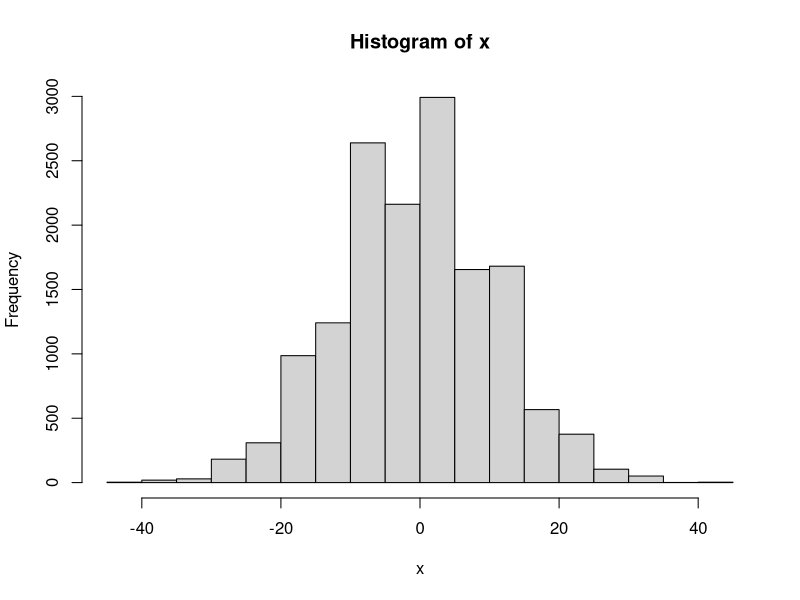

Reproduce this figure in R.
set.seed(96859)
x <- 125 - 2 * rbinom(15000, 125, 0.5)
mean(x)
sd(x)
hist(x)
sum(abs(x)>=23)/15000

pbinom(51, 125, 0.5) # one sided
2 * pbinom(51, 125, 0.5) # two sided
